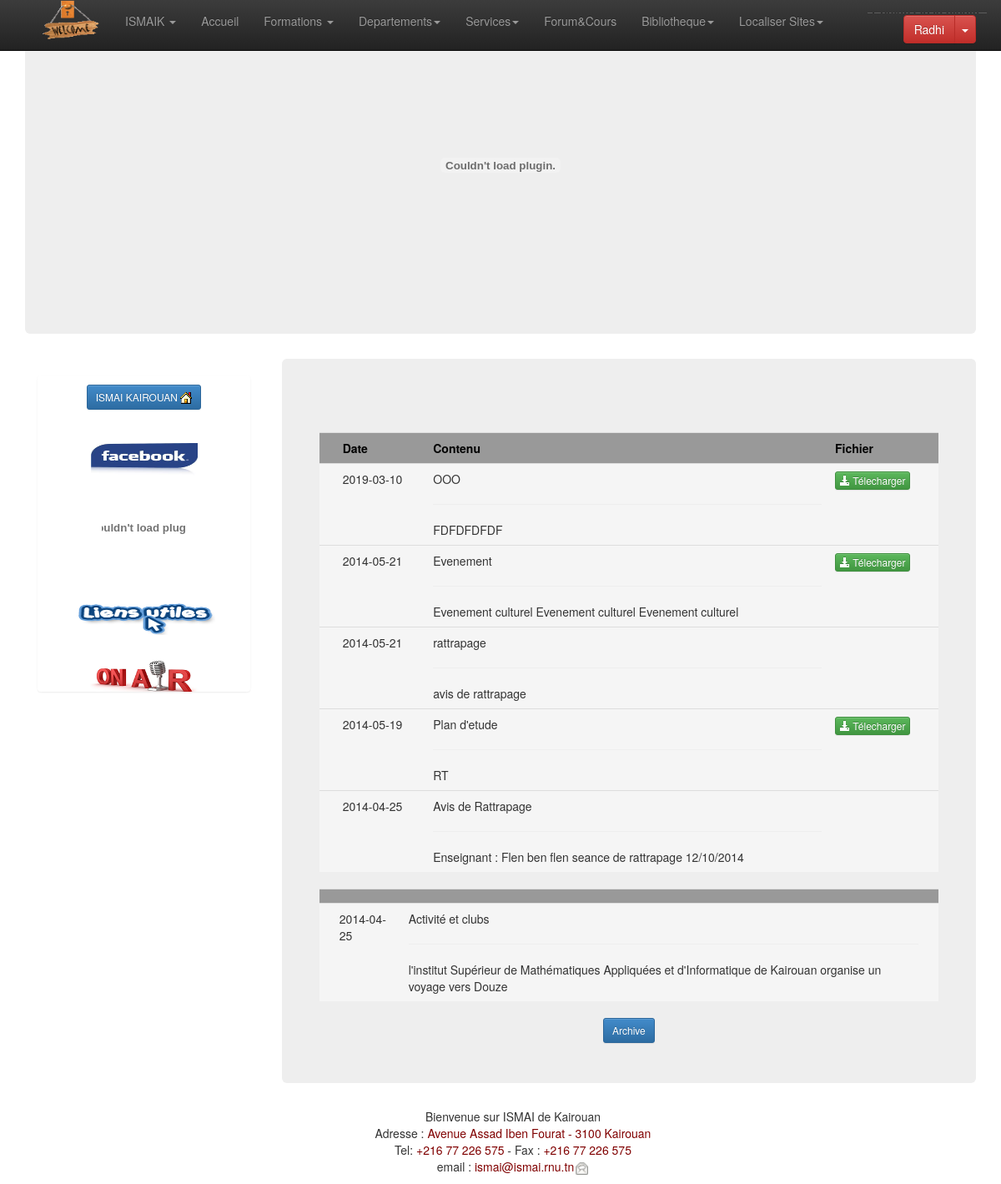
/Contenu/index1.php?archive=1 (signed in), run on the app's committed database.
### tables this page shows
CREATE TABLE `publications` (
  `id_publication` int(11) NOT NULL,
  `sujet` varchar(255) NOT NULL,
  `date_p` date NOT NULL,
  `texte` text NOT NULL,
  `docpulication` varchar(70) NOT NULL,
  `profil` varchar(10) NOT NULL
);

### Contenu/index1.php (the view, shortened to what this page needs)
<!DOCTYPE html>
<html lang="fr">
	<head>
		<?php
		include ("incssjs.php");
		?>
		</head>
	<body role="document" style="margin-bottom: 90px;">
<?php
if($_SESSION['profil']=="etud"){
include ("menu.php");
}
?>
		<div class="container theme-showcase" role="main" >
			<?php
			include ("baniere.php");
			?>
			<?php
			include ("left.php");
			?>
			<div class="jumbotron" style="width: 73%; float: right; " >
				<div class="row">
                    <?php
	include ("config.php");
if($_SESSION['profil']=="etud"){
					$sqlaff = 'select *from  publications where publications.profil="etu" or publications.profil="tout_monde" order by date_p DESC LIMIT 5';
}
					$req = mysqli_query($base,$sqlaff) or die(mysqli_error($base));
					?>
                    <div align="center"></br></br>
                  </div>
                    <table class="table">
<tr style="background:#999">
<td style="font-weight:bold"></td>
<td style="font-weight:bold"><font color="#000000">Date</font></td>
<td style="font-weight:bold"><font color="#000000">Contenu</font></td>
<td style="font-weight:bold"><font color="#000000">Fichier</font></td>
</tr>
					<?php
					$today =date("Y-m-d");
					 while ($data =mysqli_fetch_array($req)) {
					?>
                   <tr <?php if($today==$data['date_p']){ ?>class="info" <?php }else { ?> class="active" <?php } ?>>
                    <?php if($today==$data['date_p']){ ?><td><img src="images/fixe/new2.gif" alt="" /></td><?php }else { ?><td></td><?php } ?>
                    <td><?php echo $data['date_p']; ?>
                    </td>
					<td>
					<?php echo $data['sujet']; ?> <hr/>
                    <?php echo $data['texte']; ?>
                    </td>
					<td>
                    <?php if($data['docpulication']!=""){ ?>
                    <a class="btn btn-xs btn-success" href="<?php echo $data['docpulication']; ?>">
                     <span class="glyphicon glyphicon-download-alt"></span>
                     Télecharger</a>
                     <?php } ?>
                    </td>
					</tr>
					<?php } ?>
                  </table>
                  <?php if(isset($_GET['archive'])=="1"){ ?>
                    <?php
	include ("config.php");
                    if($_SESSION['profil']=="etud"){
					$sqlaff = 'select *from  publications where publications.profil="etu" or publications.profil="tout_monde" order by date_p DESC LIMIT 5,1000';}
					$req = mysqli_query($base,$sqlaff) or die(mysqli_error($base));
					?>
                    <table class="table">
<tr style="background:#999">
<td ></td>
<td ></td>
<td></td>
<td></td>
</tr>
					<?php
					$today =date("Y-m-d");
					 while ($data =mysqli_fetch_array($req)) {
					?>
                   <tr <?php if($today==$data['date_p']){ ?>class="info" <?php }else { ?> class="active" <?php } ?>>
                    <?php if($today==$data['date_p']){ ?><td><img src="images/fixe/new2.gif" alt="" /></td><?php }else { ?><td></td><?php } ?>
                    <td><?php echo $data['date_p']; ?>
                    </td>
					<td>
					<?php echo $data['sujet']; ?><hr/>
                    <?php echo $data['texte']; ?>
                    </td>
					<td>
                    </td>
					</tr>
					<?php } ?>
                  </table>
			  <?php  } ?>
			  </div>
						<center>	<a href="index1.php?archive=1"  type="submit"   class="btn btn-sm btn-primary"> Archive</a>
						</center>
		  </div>
</div>		</div>
		<?php
		include ("foot.php");
		?>
		<?php
		include ("fast.php");
		?>
	</body>
</html>

### data on the page
publications: date_p "2019-03-10", sujet "OOO", texte "FDFDFDFDF"
publications: date_p "2014-05-21", sujet "Evenement", texte "Evenement culturel Evenement culturel Evenement culturel"
publications: date_p "2014-05-21", sujet "rattrapage", texte "avis de rattrapage"
publications: date_p "2014-05-19", sujet "Plan d'etude", texte "RT"
publications: date_p "2014-04-25", sujet "Avis de Rattrapage", texte "Enseignant : Flen ben flen seance de rattrapage 12/10/2014"
publications: date_p "2014-04-25", sujet "Activité et clubs", texte "l'institut Supérieur de Mathématiques Appliquées et d'Informatique de Kairouan organise un voyage vers Douze"

### other printed values
$_SESSION['prenom'] "Radhi"
